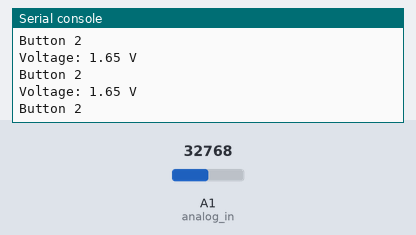
Recording of a program running on a simulated CircuitPython board. Shown: the last lines printed to the serial console. The test bench sets the inputs (shaded band); at power-on: A1 (analog_in) = 32768 (analog values on the 0–65535 scale).

Above: at 1.2 s.
1.3 s: A1 (analog_in) set to 20864
At 1.9 s:
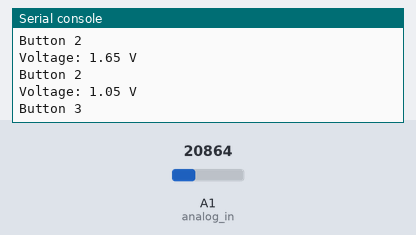
2.8 s: A1 (analog_in) set to 19168
At 3.4 s:
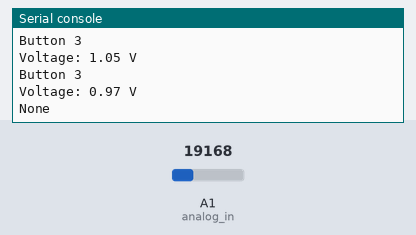
Timing chart, 0 to 5.8 s (numbered marks = the images above; inputs shaded):
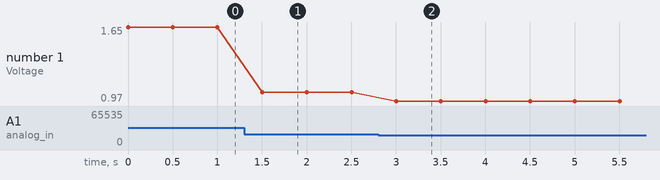

The program:

ButtonConcept.py
```python
import time
import board
import analogio

# Setup the analog input pin
analog_in = analogio.AnalogIn(board.A1)

def get_voltage(pin):
    """Returns the voltage from the specified analog pin."""
    return (pin.value * 3.3) / 65536  # Convert 16-bit analog reading to voltage

while True:
    voltage = get_voltage(analog_in)
    print("Voltage: {:.2f} V".format(voltage))

    if voltage >= 2.0:
        print("Button 1")
    elif voltage >= 1.5 and voltage < 2.0:
        print("Button 2")
    elif voltage >= 1.0 and voltage < 1.5:
        print("Button 3")
    else:
        print("None")

    time.sleep(0.5)  # Wait for 0.5 seconds before the next reading
```

Measured:
- the behaviour switches between 19872 and 19856 on A1 (analog_in) (found by bisection; images 1 and 2)
- after the input at 1.3 s, the serial console: prints a new line after 0.20 s (image 1)
- after the input at 2.8 s, the serial console: prints a new line after 0.20 s (image 2)
- plotted number 1: 1.65 → 1.05 after the input at 1.3 s, 1.05 → 0.97 after the input at 2.8 s
